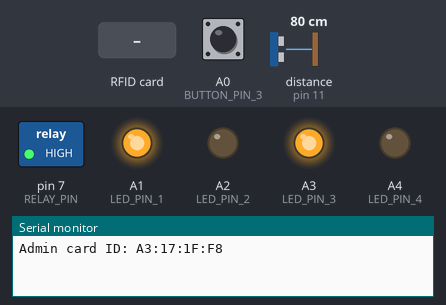
Recording of a sketch running on a simulated Arduino Uno, built with avr-gcc and run on an emulated ATmega328P. On the bench: switched loads named in the sketch (green lamp = pin HIGH), output pins drawn as LEDs (lit = HIGH), the last lines printed to the serial monitor. Wiring (inferred from the names in the program): ultrasonic range finder: trigger pin 8; echo pin 11. The inputs (shaded band) are chosen by the test bench; at power-on: distance to the obstacle (sensor on pin 11) 80 cm, A0 (BUTTON_PIN_3) HIGH. The echo pulse lasts 58.3 µs per cm; EEPROM starts erased; pins used as bus, display or sensor lines are not drawn.

Above: at 1.2 s.
1.3 s: RFID card A3 17 1F F8 held to the reader
4.3 s: distance to the obstacle (sensor on pin 11) set to 99 cm
At 5.5 s:
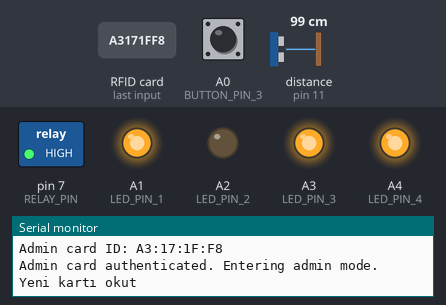
5.8 s: distance to the obstacle (sensor on pin 11) set to 107 cm
7.3 s: RFID card 5E 7A 19 C4 held to the reader
At 10.1 s:
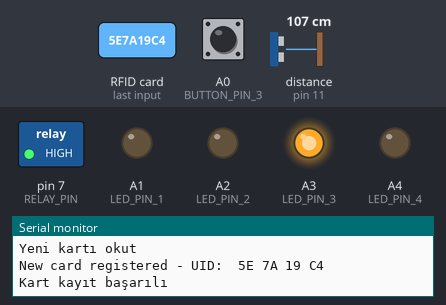
10.3 s: RFID card 5E 7A 19 C4 held to the reader
At 11.6 s:
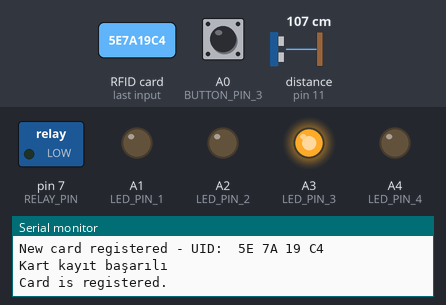
13.3 s: RFID card A3 17 1F F8 held to the reader
At 17.8 s:
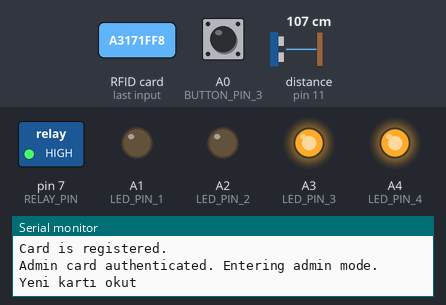
Timing chart, 0 to 27.8 s (numbered marks = the images above; inputs shaded):
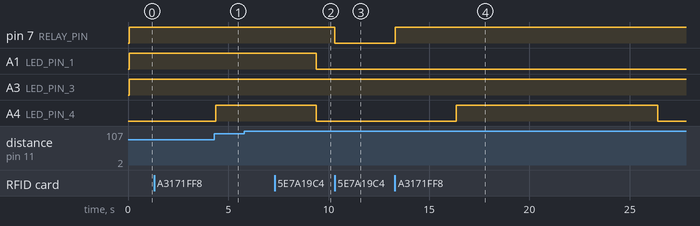

The sketch:

KAPI.ino.ino
```cpp
#include <SPI.h>
#include <MFRC522.h>
#include <EEPROM.h>

#define RST_PIN         9           // RC522 reset pin
#define SS_PIN          10          // RC522 SS pin
#define RELAY_PIN       7           // Relay pin
#define TRIG_PIN        8           // Ultrasonic sensor TRIG pin
#define ECHO_PIN        11          // Ultrasonic sensor ECHO pin
#define BUTTON_PIN_1    12          // Button 1 pin
#define BUTTON_PIN_2    13          // Button 2 pin
#define BUTTON_PIN_3    A0          // Button 3 pin
#define LED_PIN_1       A1          // LED 1 pin (Ultrasonik Sensör)
#define LED_PIN_2       A2          // LED 2 pin (Kapı Kapalı)
#define LED_PIN_3       A3          // LED 3 pin (Alan Müsait)
#define LED_PIN_4       A4          // LED 4 pin (Kart Kayıt Modu)
#define MAX_PEOPLE      2           // Max number of people allowed inside
#define RELAY_TIME      3000        // Relay activation time (ms)
#define WAIT_TIME       15000       // Time to wait before assuming person has left (ms)
#define EEPROM_SIZE     4096         // EEPROM size in bytes
#define EEPROM_START    0           // Starting address of EEPROM storage for card UIDs
#define UID_SIZE        4           // Size of UID in bytes

MFRC522 mfrc522(SS_PIN, RST_PIN);   // Create MFRC522 instance
bool adminMode = false;             // Admin mode flag

byte masterKey[UID_SIZE] = {0xA3, 0x17, 0x1F, 0xF8}; // Master key definition

void setup() {
  Serial.begin(9600);
  SPI.begin();
  mfrc522.PCD_Init();

  pinMode(RELAY_PIN, OUTPUT);
  pinMode(TRIG_PIN, OUTPUT);
  pinMode(ECHO_PIN, INPUT);
  pinMode(BUTTON_PIN_1, INPUT_PULLUP);
  pinMode(BUTTON_PIN_2, INPUT_PULLUP);
  pinMode(BUTTON_PIN_3, INPUT_PULLUP);
  pinMode(LED_PIN_1, OUTPUT);
  pinMode(LED_PIN_2, OUTPUT);
  pinMode(LED_PIN_3, OUTPUT);
  pinMode(LED_PIN_4, OUTPUT);

  digitalWrite(RELAY_PIN, HIGH); // Ensure relay is off
  Serial.println("Admin card ID: A3:17:1F:F8");
}

void loop() {
  bool doorClosed = digitalRead(BUTTON_PIN_1) == LOW;
  bool areaFull = getDistance() < 100;

  // LED 1: Ultrasonik Sensör Algılaması
  digitalWrite(LED_PIN_1, areaFull ? HIGH : LOW);

  // LED 2: Kapı Kapalı
  digitalWrite(LED_PIN_2, doorClosed ? HIGH : LOW);

  // LED 3: Alan Müsait
  if (doorClosed && areaFull) {
    digitalWrite(LED_PIN_3, LOW); // Turn off LED 3 if both conditions are met
    Serial.println("Tüm alanlar dolu, lütfen bekleyiniz");
  } else {
    digitalWrite(LED_PIN_3, (!doorClosed || !areaFull) ? HIGH : LOW); // LED 3 if area is available
  }

  // LED 4: Kart Kayıt Modu
  if (adminMode) {
    digitalWrite(LED_PIN_4, millis() % 1000 < 500 ? HIGH : LOW); // Blink LED 4 in admin mode
  } else {
    digitalWrite(LED_PIN_4, LOW);
  }

  if (digitalRead(BUTTON_PIN_3) == LOW) {
    clearEEPROM();
    while (digitalRead(BUTTON_PIN_3) == LOW); // Wait until button is released
  }

  if (digitalRead(BUTTON_PIN_2) == LOW) {
    openDoorFor2Seconds();
    while (digitalRead(BUTTON_PIN_2) == LOW); // Wait until button is released
  }

  if (adminMode) {
    checkForNewCard();
  } else {
    checkForAdminCard();
  }

  if (mfrc522.PICC_IsNewCardPresent() && mfrc522.PICC_ReadCardSerial()) {
    byte cardUID[UID_SIZE];
    for (byte i = 0; i < mfrc522.uid.size; i++) {
      cardUID[i] = mfrc522.uid.uidByte[i];
    }

    if (isCardRegistered(cardUID)) {
      Serial.println("Card is registered.");
      if (!(doorClosed && areaFull)) { // Allow entry if both zones are not full
        openDoor();
      } else {
        Serial.println("Door cannot be opened. Area full or door closed.");
      }
    } else {
      Serial.println("Card not registered. Door cannot be opened.");
    }
  }
}

void checkForAdminCard() {
  if (mfrc522.PICC_IsNewCardPresent() && mfrc522.PICC_ReadCardSerial()) {
    if (compareUID(mfrc522.uid.uidByte, masterKey)) {
      Serial.println("Admin card authenticated. Entering admin mode.");
      adminMode = true;
      delay(3000); // Wait for 3 seconds
    }
  }
}

void checkForNewCard() {
  Serial.println("Yeni kartı okut");
  unsigned long startTime = millis();
  while (millis() - startTime < 10000) { // 10 seconds window to read new card
    if (mfrc522.PICC_IsNewCardPresent() && mfrc522.PICC_ReadCardSerial()) {
      byte newCardUID[UID_SIZE];
      for (byte i = 0; i < mfrc522.uid.size; i++) {
        newCardUID[i] = mfrc522.uid.uidByte[i];
      }

      if (!isCardRegistered(newCardUID)) {
        registerNewCard(newCardUID);
        Serial.println("Kart kayıt başarılı");
      } else {
        Serial.println("Bu kart sistemde var");
      }
      adminMode = false; // Exit admin mode after handling a new card
      delay(2000); // Display message for 2 seconds
      return;
    }
  }
  Serial.println("Admin mode timeout. Exiting admin mode.");
  adminMode = false; // Exit admin mode after timeout
}

bool isCardRegistered(byte cardUID[]) {
  for (int i = EEPROM_START; i < EEPROM_SIZE; i += UID_SIZE) {
    bool match = true;
    for (byte j = 0; j < UID_SIZE; j++) {
      if (EEPROM.read(i + j) != cardUID[j]) {
        match = false;
        break;
      }
    }
    if (match) {
      return true;
    }
  }
  return false;
}

void registerNewCard(byte cardUID[]) {
  for (int i = EEPROM_START; i < EEPROM_SIZE; i += UID_SIZE) {
    bool empty = true;
    for (byte j = 0; j < UID_SIZE; j++) {
      if (EEPROM.read(i + j) != 0xFF) { // Check if slot is empty
        empty = false;
        break;
      }
    }
    if (empty) {
      for (byte j = 0; j < UID_SIZE; j++) {
        EEPROM.write(i + j, cardUID[j]);
      }
      Serial.print("New card registered - UID: ");
      printCardUID(cardUID);
      return;
    }
  }
  Serial.println("No empty slots available to register new card.");
}

bool compareUID(byte* uid1, byte* uid2) {
  for (byte i = 0; i < UID_SIZE; i++) {
    if (uid1[i] != uid2[i]) {
      return false;
    }
  }
  return true;
}

void printCardUID(byte uid[]) {
  for (byte i = 0; i < UID_SIZE; i++) {
    Serial.print(uid[i] < 0x10 ? " 0" : " ");
    Serial.print(uid[i], HEX);
  }
  Serial.println();
}

void openDoor() {
  digitalWrite(RELAY_PIN, LOW); // Activate relay (assuming LOW triggers the relay)
  delay(RELAY_TIME);
  digitalWrite(RELAY_PIN, HIGH); // Deactivate relay
}

void openDoorFor2Seconds() {
  digitalWrite(RELAY_PIN, LOW); // Activate relay (assuming LOW triggers the relay)
  delay(2000); // Keep door open for 2 seconds
  digitalWrite(RELAY_PIN, HIGH); // Deactivate relay
}

void clearEEPROM() {
  for (int i = EEPROM_START; i < EEPROM_SIZE; i++) {
    EEPROM.write(i, 0xFF);
  }
  Serial.println("EEPROM cleared.");
}

long getDistance() {
  digitalWrite(TRIG_PIN, LOW);
  delayMicroseconds(2);
  digitalWrite(TRIG_PIN, HIGH);
  delayMicroseconds(10);
  digitalWrite(TRIG_PIN, LOW);

  long duration = pulseIn(ECHO_PIN, HIGH);
  long distance = duration * 0.034 / 2;

  return distance;
}
```

Measured:
- after the input at 5.8 s, every drawn part: stays the same
- after the input at 7.3 s, A1 (LED_PIN_1), A4 (LED_PIN_4): HIGH → LOW after 2.1 s
- after the input at 10.3 s, pin 7 (RELAY_PIN): HIGH → LOW at once
- after the input at 13.3 s, A4 (LED_PIN_4): LOW → HIGH after 3.0 s, → LOW 10.0 s later
